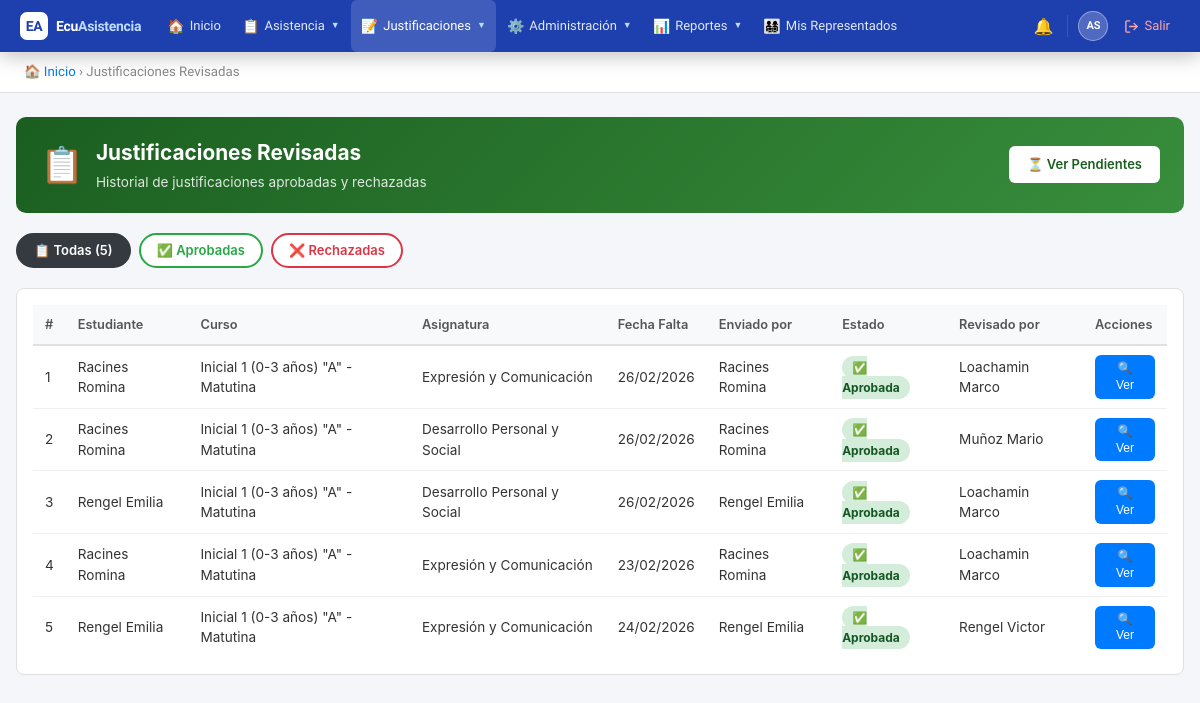
The app's page /public/?action=reviewed_justifications (signed in) with its own data.
### tables this page shows
CREATE TABLE `justifications` (
  `id` int(11) NOT NULL AUTO_INCREMENT,
  `attendance_id` int(11) DEFAULT NULL,
  `date_from` date DEFAULT NULL,
  `date_to` date DEFAULT NULL,
  `working_days` int(11) DEFAULT NULL,
  `can_approve` enum('tutor','inspector','autoridad') NOT NULL DEFAULT 'inspector',
  `student_id` int(11) NOT NULL,
  `submitted_by` int(11) NOT NULL,
  `reason` text NOT NULL,
  `reason_type` varchar(100) DEFAULT NULL,
  `document_path` varchar(255) DEFAULT NULL,
  `status` enum('pendiente','aprobado','rechazado') DEFAULT 'pendiente',
  `reviewed_by` int(11) DEFAULT NULL,
  `review_notes` text DEFAULT NULL,
  `created_at` timestamp NOT NULL DEFAULT current_timestamp(),
  `updated_at` timestamp NOT NULL DEFAULT current_timestamp() ON UPDATE current_timestamp(),
  PRIMARY KEY (`id`),
  KEY `attendance_id` (`attendance_id`),
  KEY `submitted_by` (`submitted_by`),
  KEY `reviewed_by` (`reviewed_by`),
  KEY `idx_status` (`status`),
  KEY `idx_student` (`student_id`),
  CONSTRAINT `justifications_ibfk_1` FOREIGN KEY (`attendance_id`) REFERENCES `attendances` (`id`) ON DELETE CASCADE,
  CONSTRAINT `justifications_ibfk_2` FOREIGN KEY (`student_id`) REFERENCES `users` (`id`),
  CONSTRAINT `justifications_ibfk_3` FOREIGN KEY (`submitted_by`) REFERENCES `users` (`id`),
  CONSTRAINT `justifications_ibfk_4` FOREIGN KEY (`reviewed_by`) REFERENCES `users` (`id`)
);

CREATE TABLE `courses` (
  `id` int(11) NOT NULL AUTO_INCREMENT,
  `institution_id` int(11) NOT NULL,
  `school_year_id` int(11) NOT NULL,
  `name` varchar(100) NOT NULL,
  `grade_level` varchar(50) DEFAULT NULL,
  `parallel` varchar(10) DEFAULT NULL,
  `shift_id` int(11) NOT NULL,
  `created_at` timestamp NOT NULL DEFAULT current_timestamp(),
  `updated_at` timestamp NOT NULL DEFAULT current_timestamp() ON UPDATE current_timestamp(),
  PRIMARY KEY (`id`),
  KEY `institution_id` (`institution_id`),
  KEY `school_year_id` (`school_year_id`),
  KEY `shift_id` (`shift_id`),
  CONSTRAINT `courses_ibfk_1` FOREIGN KEY (`institution_id`) REFERENCES `institutions` (`id`),
  CONSTRAINT `courses_ibfk_2` FOREIGN KEY (`school_year_id`) REFERENCES `school_years` (`id`),
  CONSTRAINT `courses_ibfk_3` FOREIGN KEY (`shift_id`) REFERENCES `shifts` (`id`)
);

CREATE TABLE `subjects` (
  `id` int(11) NOT NULL AUTO_INCREMENT,
  `institution_id` int(11) NOT NULL,
  `name` varchar(100) NOT NULL,
  `code` varchar(20) DEFAULT NULL,
  `created_at` timestamp NOT NULL DEFAULT current_timestamp(),
  `updated_at` timestamp NOT NULL DEFAULT current_timestamp() ON UPDATE current_timestamp(),
  PRIMARY KEY (`id`),
  KEY `institution_id` (`institution_id`),
  CONSTRAINT `subjects_ibfk_1` FOREIGN KEY (`institution_id`) REFERENCES `institutions` (`id`)
);

CREATE TABLE `attendances` (
  `id` int(11) NOT NULL AUTO_INCREMENT,
  `student_id` int(11) NOT NULL,
  `course_id` int(11) NOT NULL,
  `subject_id` int(11) NOT NULL,
  `teacher_id` int(11) NOT NULL,
  `school_year_id` int(11) NOT NULL,
  `shift_id` int(11) NOT NULL,
  `date` date NOT NULL,
  `hour_period` varchar(20) DEFAULT NULL,
  `status` enum('presente','ausente','tardanza','justificado') NOT NULL,
  `observation` text DEFAULT NULL,
  `created_at` timestamp NOT NULL DEFAULT current_timestamp(),
  `updated_at` timestamp NOT NULL DEFAULT current_timestamp() ON UPDATE current_timestamp(),
  PRIMARY KEY (`id`),
  KEY `course_id` (`course_id`),
  KEY `subject_id` (`subject_id`),
  KEY `teacher_id` (`teacher_id`),
  KEY `school_year_id` (`school_year_id`),
  KEY `shift_id` (`shift_id`),
  KEY `idx_date` (`date`),
  KEY `idx_student` (`student_id`),
  CONSTRAINT `attendances_ibfk_1` FOREIGN KEY (`student_id`) REFERENCES `users` (`id`),
  CONSTRAINT `attendances_ibfk_2` FOREIGN KEY (`course_id`) REFERENCES `courses` (`id`),
  CONSTRAINT `attendances_ibfk_3` FOREIGN KEY (`subject_id`) REFERENCES `subjects` (`id`),
  CONSTRAINT `attendances_ibfk_4` FOREIGN KEY (`teacher_id`) REFERENCES `users` (`id`),
  CONSTRAINT `attendances_ibfk_5` FOREIGN KEY (`school_year_id`) REFERENCES `school_years` (`id`),
  CONSTRAINT `attendances_ibfk_6` FOREIGN KEY (`shift_id`) REFERENCES `shifts` (`id`)
);

### controllers/JustificationController.php (called while the page is built, shortened)
<?php
require_once BASE_PATH . '/models/Justification.php';
class JustificationController {
    private $justificationModel;
    public function __construct() {
        $db = new Database();
        $this->justificationModel  = new Justification($db);
    }
    public function reviewed() {
        $filter         = $_GET['filter'] ?? 'all';
        $justifications = $this->justificationModel->getReviewed();
        include BASE_PATH . '/views/justifications/reviewed.php';
    }
}

### config/database.php (called while the page is built)
<?php
class Database {
    private $host = 'localhost';
    private $db = 'ecuasistencia2026';
    private $user = 'root';
    private $pass = '';
    private $charset = 'utf8mb4';
    private $pdo;
    public function connect() {
        if ($this->pdo === null) {
            $dsn = "mysql:host={$this->host};dbname={$this->db};charset={$this->charset}";
            $options = [
                PDO::ATTR_ERRMODE => PDO::ERRMODE_EXCEPTION,
                PDO::ATTR_DEFAULT_FETCH_MODE => PDO::FETCH_ASSOC,
                PDO::ATTR_EMULATE_PREPARES => false,
            ];
            try {
                $this->pdo = new PDO($dsn, $this->user, $this->pass, $options);
            } catch (PDOException $e) {
                die('Error de conexión: ' . $e->getMessage());
            }
        }
        return $this->pdo;
    }
}

### models/Justification.php (called while the page is built, shortened)
<?php
class Justification {
    private $db;
    public function __construct($database) {
        $this->db = $database->connect();
    }
    public function getReviewed($institutionId = null) {
        $sql = "SELECT j.*,
                CONCAT(u.last_name, ' ', u.first_name) as student_name,
                CONCAT(s.last_name, ' ', s.first_name) as submitted_by_name,
                CONCAT(r.last_name, ' ', r.first_name) as reviewer_name,
                a.date as attendance_date,
                a.hour_period,
                sub.name as subject_name,
                c.name as course_name
                FROM justifications j
                INNER JOIN users u ON j.student_id = u.id
                INNER JOIN users s ON j.submitted_by = s.id
                INNER JOIN attendances a ON j.attendance_id = a.id
                INNER JOIN subjects sub ON a.subject_id = sub.id
                LEFT JOIN users r ON j.reviewed_by = r.id
                LEFT JOIN course_students cs ON u.id = cs.student_id
                LEFT JOIN courses c ON cs.course_id = c.id
                WHERE j.status IN ('aprobado', 'rechazado')
                ORDER BY j.updated_at DESC";
        $stmt = $this->db->query($sql);
        return $stmt->fetchAll();
    }
}

### views/justifications/reviewed.php (the view, shortened to what this page needs)
<!DOCTYPE html>
<html lang="es">
<head>
</head>
<body>
<?php include BASE_PATH . '/views/partials/navbar.php'; ?>
<div class="breadcrumb">
    <a href="?action=dashboard">🏠 Inicio</a> &rsaquo; Justificaciones Revisadas
</div>
<div class="container">
    <div class="page-header" style="background:linear-gradient(135deg,#1b5e20,#388e3c);display:flex;justify-content:space-between;align-items:center;">
        <div style="display:flex;align-items:center;gap:12px;">
            <div class="ph-icon">📋</div>
            <div>
                <h1>Justificaciones Revisadas</h1>
                <p>Historial de justificaciones aprobadas y rechazadas</p>
            </div>
        </div>
        <a href="?action=pending_justifications"
           style="padding:9px 18px;background:white;color:#1b5e20;text-decoration:none;
                  border-radius:6px;font-weight:600;font-size:13px;white-space:nowrap;">
            ⏳ Ver Pendientes
        </a>
    </div>
    <div class="filter-bar">
        <a href="?action=reviewed_justifications"
           style="<?= ($filter==='all') ? 'background:#343a40;color:white;border-color:#343a40;' : 'background:white;color:#343a40;border-color:#343a40;' ?>">
            📋 Todas (<?= count($justifications) ?>)
        </a>
        <a href="?action=reviewed_justifications&filter=aprobado"
           style="<?= ($filter==='aprobado') ? 'background:#28a745;color:white;border-color:#28a745;' : 'background:white;color:#28a745;border-color:#28a745;' ?>">
            ✅ Aprobadas
        </a>
        <a href="?action=reviewed_justifications&filter=rechazado"
           style="<?= ($filter==='rechazado') ? 'background:#dc3545;color:white;border-color:#dc3545;' : 'background:white;color:#dc3545;border-color:#dc3545;' ?>">
            ❌ Rechazadas
        </a>
    </div>
    <?php if(empty($justifications)): ?>
        <div class="empty-state">
            <div class="icon">📋</div>
            <p>No hay justificaciones revisadas con este filtro.</p>
        </div>
    <?php else: ?>
    <div class="panel">
        <table>
            <thead>
                <tr>
                    <th>#</th>
                    <th>Estudiante</th>
                    <th>Curso</th>
                    <th>Asignatura</th>
                    <th>Fecha Falta</th>
                    <th>Enviado por</th>
                    <th>Estado</th>
                    <th>Revisado por</th>
                    <th>Acciones</th>
                </tr>
            </thead>
            <tbody>
                <?php $i = 1; foreach($justifications as $j):
                    $jData = htmlspecialchars(json_encode([
                        'student' => $j['student_name'],
                        'reason'  => $j['reason'],
                        'notes'   => $j['review_notes'] ?? '',
                        'doc'     => $j['document_path'] ?? '',
                        'status'  => $j['status'],
                    ]), ENT_QUOTES);
                ?>
                <tr>
                    <td><?= $i++ ?></td>
                    <td><?= htmlspecialchars($j['student_name']) ?></td>
                    <td><?= htmlspecialchars($j['course_name'] ?? '-') ?></td>
                    <td><?= htmlspecialchars($j['subject_name']) ?></td>
                    <td><?= date('d/m/Y', strtotime($j['attendance_date'])) ?></td>
                    <td><?= htmlspecialchars($j['submitted_by_name']) ?></td>
                    <td>
                        <?php if($j['status'] === 'aprobado'): ?>
                            <span class="badge-aprobado">✅ Aprobada</span>
                        <?php else: ?>
                            <span class="badge-rechazado">❌ Rechazada</span>
                        <?php endif; ?>
                    </td>
                    <td><?= htmlspecialchars($j['reviewer_name'] ?? '-') ?></td>
                    <td>
                        <button class="btn btn-primary"
                                style="padding:5px 12px;font-size:12px;"
                                onclick="verDetalle('<?= $jData ?>')">🔍 Ver</button>
                    </td>
                </tr>
                <?php endforeach; ?>
            </tbody>
        </table>
    </div>
    <?php endif; ?>
</div>
</body>
</html>

### public/css/global.css (style rules this page uses)
* { box-sizing: border-box; margin: 0; padding: 0; }
body { font-family: -apple-system, BlinkMacSystemFont, 'Segoe UI', Roboto, sans-serif; background: #f4f6f9; color: #333; font-size: 14px; line-height: 1.5; }
.breadcrumb { padding: 10px 24px; background: #fff; border-bottom: 1px solid #e0e0e0; font-size: 0.83rem; color: #888; }
.breadcrumb a { color: #007bff; text-decoration: none; }
.container { max-width: 1200px; margin: 24px auto; padding: 0 16px; }
.page-header { background: linear-gradient(135deg, #007bff, #0056b3); color: #fff; border-radius: 10px; padding: 20px 24px; margin-bottom: 20px; display: flex; align-items: center; gap: 16px; }
.page-header .ph-icon { font-size: 2.2rem; }
.page-header h1 { font-size: 1.3rem; font-weight: 700; }
.page-header p { font-size: 0.85rem; opacity: 0.85; margin-top: 4px; }
.panel { background: #fff; border: 1px solid #e0e0e0; border-radius: 8px; padding: 16px; margin-bottom: 20px; }
table { width: 100%; border-collapse: collapse; }
thead th { background: #f8f9fa; padding: 10px 12px; text-align: left; font-size: 0.8rem; font-weight: 600; color: #555; border-bottom: 2px solid #e0e0e0; white-space: nowrap; }
tbody td { padding: 9px 12px; border-bottom: 1px solid #f0f0f0; font-size: 0.85rem; vertical-align: middle; }
tbody tr:last-child td { border-bottom: none; }
.btn { padding: 7px 16px; border-radius: 6px; border: none; cursor: pointer; font-size: 0.85rem; font-weight: 500; text-decoration: none; display: inline-flex; align-items: center; gap: 5px; transition: opacity 0.15s, transform 0.1s; line-height: 1.4; }
.btn-primary { background: #007bff; color: #fff; }

### views/justifications/reviewed.php (style rules this page uses)
.badge-aprobado { background:#d4edda; color:#155724; padding:4px 10px; border-radius:12px; font-size:12px; font-weight:bold; }
.filter-bar { display:flex; gap:8px; flex-wrap:wrap; margin-bottom:20px; }
.filter-bar a { padding:6px 16px; border-radius:20px; text-decoration:none; font-size:13px; font-weight:600; border:2px solid; transition:all .15s; }

### views/partials/navbar.php (style rules this page uses)
:root { --nav-bg: #1e40af; --nav-accent: #60a5fa; --nav-hover: rgba(96,165,250,0.18); --nav-text: #e2e8f0; --nav-muted: #bfdbfe; --nav-border: rgba(255,255,255,0.12); --nav-dd-bg: #1d4ed8; --nav-dd-hover:#2563eb; --nav-height: 52px; }
*, *::before, *::after { box-sizing: border-box; }
.breadcrumb { padding: 9px 24px; background: #fff; border-bottom: 1px solid #e8ecf0; font-size: 0.82rem; color: #94a3b8; font-family: 'Plus Jakarta Sans', system-ui, sans-serif; }
.breadcrumb a { color: #3b82f6; text-decoration: none; }

### records on screen
justifications: student_name "Racines Romina", courses.name "Inicial 1 (0-3 años) \"A\" - Matutina", subjects.name "Expresión y Comunicación", attendance.date "26/02/2026", submitted_by_name "Racines Romina", status "✅ Aprobada", reviewer_name "Loachamin Marco"
justifications: student_name "Racines Romina", courses.name "Inicial 1 (0-3 años) \"A\" - Matutina", subjects.name "Desarrollo Personal y Social", attendance.date "26/02/2026", submitted_by_name "Racines Romina", status "✅ Aprobada", reviewer_name "Muñoz Mario"
justifications: student_name "Rengel Emilia", courses.name "Inicial 1 (0-3 años) \"A\" - Matutina", subjects.name "Desarrollo Personal y Social", attendance.date "26/02/2026", submitted_by_name "Rengel Emilia", status "✅ Aprobada", reviewer_name "Loachamin Marco"
justifications: student_name "Racines Romina", courses.name "Inicial 1 (0-3 años) \"A\" - Matutina", subjects.name "Expresión y Comunicación", attendance.date "23/02/2026", submitted_by_name "Racines Romina", status "✅ Aprobada", reviewer_name "Loachamin Marco"
justifications: student_name "Rengel Emilia", courses.name "Inicial 1 (0-3 años) \"A\" - Matutina", subjects.name "Expresión y Comunicación", attendance.date "24/02/2026", submitted_by_name "Rengel Emilia", status "✅ Aprobada", reviewer_name "Rengel Victor"

### other values on screen
count($justifications) "5"
